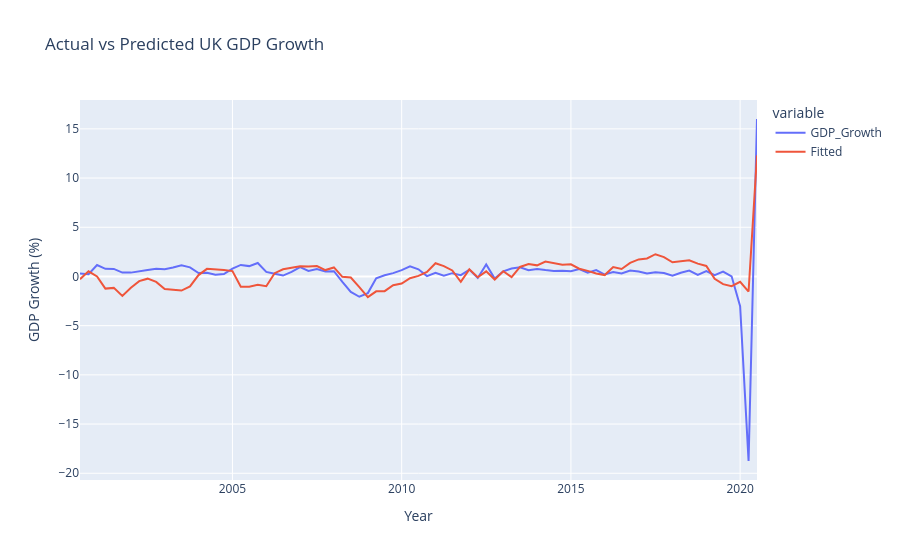

The notebook cell this image was saved under:
### Code cell
# creating the replication plot using plotly
# this compares actual GDP growth with what my model predicted

# getting the fitted values from the regression
df['Fitted'] = results.fittedvalues

# creating an interactive line chart
fig = px.line(df, y=['GDP_Growth', 'Fitted'], title='Actual vs Predicted UK GDP Growth', labels={'value': 'GDP Growth (%)', 'DATE': 'Year'})

fig.show()
